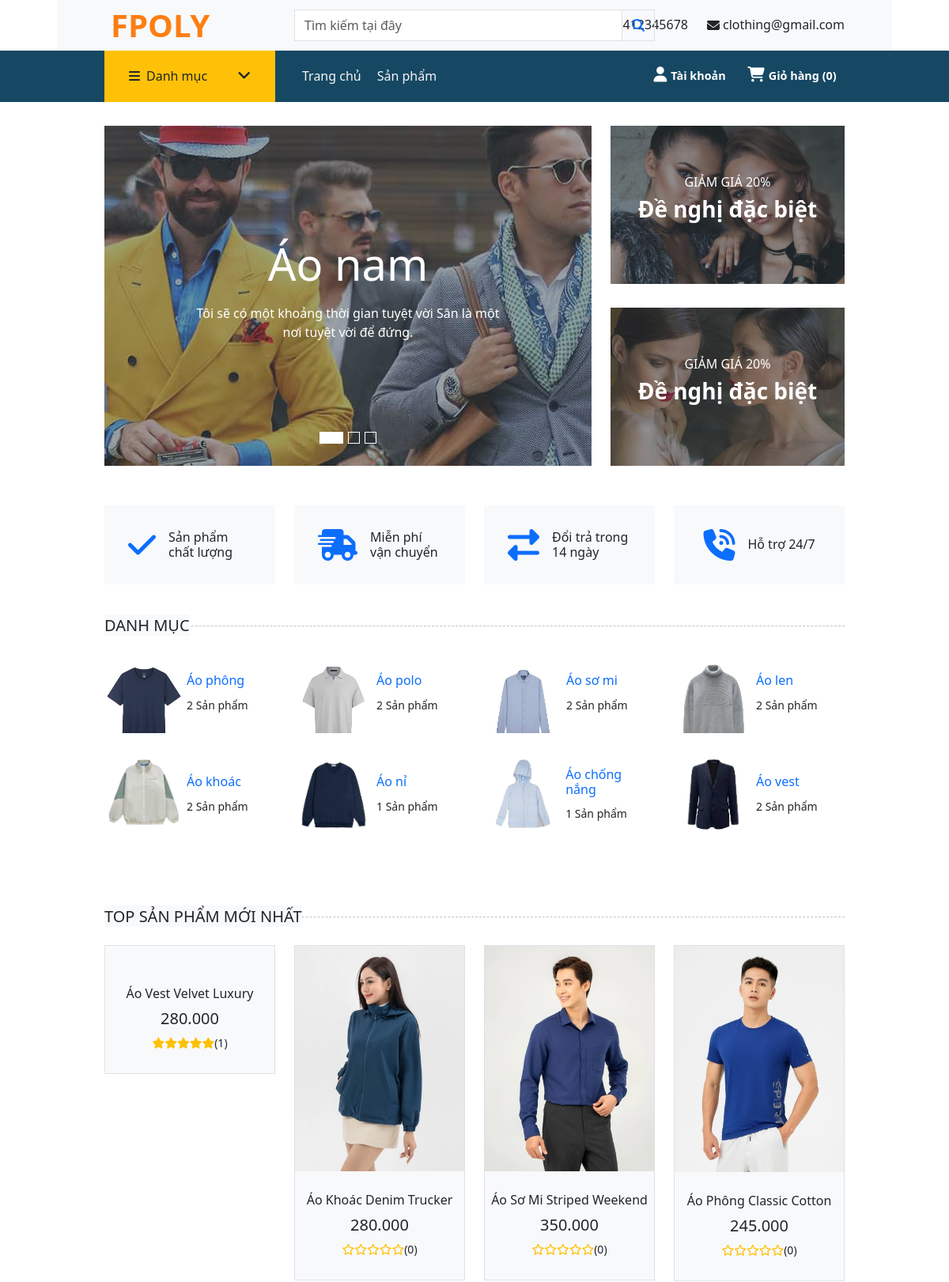
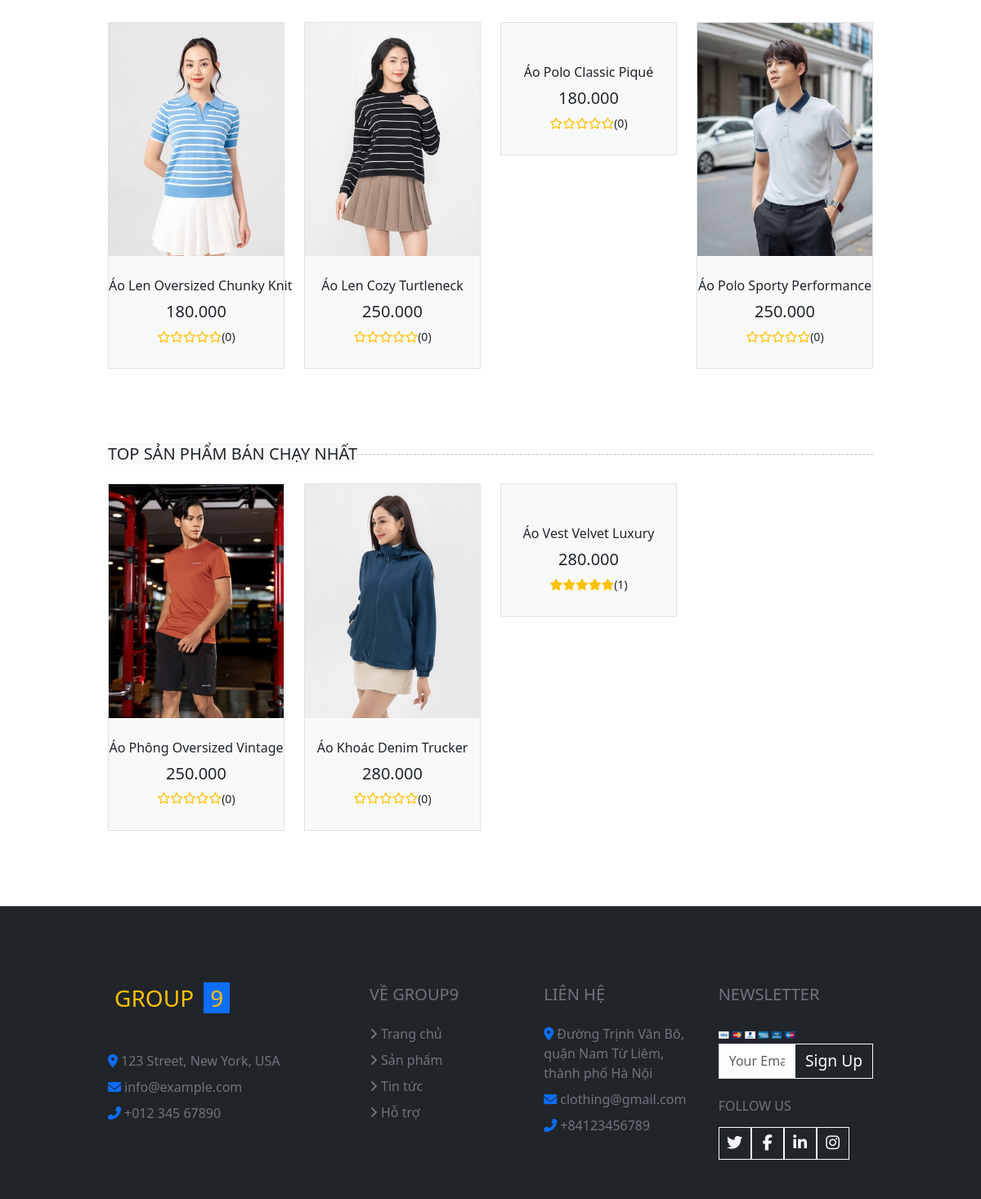
The page / on the database its author committed (2 pictures, top to bottom).
### tables this page shows
CREATE TABLE `categories` (
  `category_id` int(11) NOT NULL,
  `category_name` varchar(100) NOT NULL,
  `category_image` varchar(100) NOT NULL
);

CREATE TABLE `products` (
  `product_id` int(11) NOT NULL,
  `product_name` varchar(100) NOT NULL,
  `product_code` varchar(50) NOT NULL,
  `product_image` varchar(100) NOT NULL,
  `price` int(11) NOT NULL,
  `description` text NOT NULL,
  `view` int(11) NOT NULL DEFAULT 0,
  `product_role` int(1) NOT NULL DEFAULT 0,
  `category_id` int(11) NOT NULL
);

CREATE TABLE `cart` (
  `cart_id` int(11) NOT NULL,
  `quantity` int(11) NOT NULL,
  `user_id` int(11) NOT NULL,
  `variant_id` int(11) NOT NULL,
  `order_name` varchar(50) NOT NULL DEFAULT '0'
);

### model/pdo.php (called while the page is built, shortened)
<?php
function pdo_get_connection(){
    $servername = "localhost";
    $username = "root";
    $password = "";
    try {
        $conn = new PDO("mysql:host=$servername;dbname=nhom9_duan1", $username, $password);
        $conn->setAttribute(PDO::ATTR_ERRMODE, PDO::ERRMODE_EXCEPTION);
        return $conn;
    } catch(PDOException $e) {
        echo "Connection failed: " . $e->getMessage();
    }
}
function pdo_query($sql){
    $sql_args=array_slice(func_get_args(),1);
    try{
        $conn=pdo_get_connection();
        $stmt=$conn->prepare($sql);
        $stmt->execute($sql_args);
        $rows=$stmt->fetchAll();
        return $rows;
    }
    catch(PDOException $e){
        throw $e;
    }
    finally{
        unset($conn);
    }
}
function pdo_query_one($sql){
    $sql_args=array_slice(func_get_args(),1);
    try{
        $conn=pdo_get_connection();
        $stmt=$conn->prepare($sql);
        $stmt->execute($sql_args);
        $row=$stmt->fetch(PDO::FETCH_ASSOC);
        return $row;
    }
    catch(PDOException $e){
        throw $e;
    }
    finally{
        unset($conn);
    }
}
?>

### model/category.php (called while the page is built, shortened)
<?php
function listCategories() {
    $sql = "SELECT * FROM categories";
    return pdo_query($sql);
}

### global.php (called while the page is built, shortened)
<?php
$dirt = 'image/';

### model/product.php (called while the page is built, shortened)
<?php
function listProduct_new_home()
{
    $sql = "SELECT * FROM products
    WHERE  product_role = 0
    order by product_id desc limit 0,8";
    return pdo_query($sql);
}
function listProduct_sale_home()
{
    $sql = "SELECT *, COUNT(cart.quantity) AS soluong, (COUNT(cart.quantity) / products.view * 100) as tilemua
    FROM cart
    LEFT JOIN variants on cart.variant_id = variants.variant_id
    LEFT JOIN products on products.product_code = variants.product_code
    GROUP BY products.product_id
    ORDER BY soluong DESC limit 0,8";
    return pdo_query($sql);
}
function count_product($category_id)
{
    $sql = "SELECT COUNT(product_name) as quantityProduct
    FROM products
    WHERE category_id = '$category_id'
    GROUP BY category_id";
    return pdo_query_one($sql);
}

### model/comment.php (called while the page is built, shortened)
<?php
function select_avg_rate($product_id){
    $sql = "SELECT AVG(comments.star) as avg_star, COUNT(comments.star) as total_star
    FROM comments
    WHERE product_id = '$product_id' AND star > 0
    GROUP BY product_id";
    return pdo_query_one($sql);
}

### view/home.php (the view, shortened to what this page needs)
<div class="container-fluid mb-3">
    <div class="row px-xl-5">
        <div class="col-lg-8">
            <div id="header-carousel" class="carousel slide carousel-fade mb-30 mb-lg-0" data-ride="carousel">
                <ol class="carousel-indicators">
                    <li data-target="#header-carousel" data-slide-to="0" class="active"></li>
                    <li data-target="#header-carousel" data-slide-to="1"></li>
                    <li data-target="#header-carousel" data-slide-to="2"></li>
                </ol>
                <div class="carousel-inner">
                    <div class="carousel-item position-relative active" style="height: 430px;">
                        <img class="position-absolute w-100 h-100" src="img/carousel-1.jpg" style="object-fit: cover;">
                        <div class="carousel-caption d-flex flex-column align-items-center justify-content-center">
                            <div class="p-3" style="max-width: 700px;">
                                <h1 class="display-4 text-white mb-3 animate__animated animate__fadeInDown">Áo nam</h1>
                                <p class="mx-md-5 px-5 animate__animated animate__bounceIn">Tôi sẽ có một khoảng thời gian tuyệt vời
                                     Sân là một nơi tuyệt vời để đứng. </p>
                            </div>
                        </div>
                    </div>
                </div>
            </div>
        </div>
        <div class="col-lg-4">
            <div class="product-offer mb-30" style="height: 200px;">
                <img class="img-fluid" src="img/offer-1.jpg" alt="">
                <div class="offer-text">
                    <h6 class="text-white text-uppercase">Giảm giá 20%</h6>
                    <h3 class="text-white mb-3">Đề nghị đặc biệt</h3>
                </div>
            </div>
            <div class="product-offer mb-30" style="height: 200px;">
                <img class="img-fluid" src="img/offer-2.jpg" alt="">
                <div class="offer-text">
                    <h6 class="text-white text-uppercase">Giảm giá 20%</h6>
                    <h3 class="text-white mb-3">Đề nghị đặc biệt</h3>
                </div>
            </div>
        </div>
    </div>
</div>
<div class="container-fluid pt-1">
    <div class="row px-xl-5 pb-1">
        <div class="col-lg-3 col-md-6 col-sm-12 pb-1">
            <div class="d-flex align-items-center bg-light justify-content-center mb-4" style="padding: 30px;">
                <h1 class="fa fa-check text-primary m-0 mr-3"></h1>
                <h6 class="font-weight-semi-bold m-0 ps-3">Sản phẩm chất lượng</h6>
            </div>
        </div>
        <div class="col-lg-3 col-md-6 col-sm-12 pb-1">
            <div class="d-flex align-items-center bg-light justify-content-center mb-4" style="padding: 30px;">
                <h1 class="fa fa-shipping-fast text-primary m-0 mr-2"></h1>
                <h6 class="font-weight-semi-bold m-0 ps-3">Miễn phí vận chuyển</h6>
            </div>
        </div>
        <div class="col-lg-3 col-md-6 col-sm-12 pb-1">
            <div class="d-flex align-items-center bg-light justify-content-center mb-4" style="padding: 30px;">
                <h1 class="fas fa-exchange-alt text-primary m-0 mr-3"></h1>
                <h6 class="font-weight-semi-bold m-0 ps-3">Đổi trả trong 14 ngày</h6>
            </div>
        </div>
        <div class="col-lg-3 col-md-6 col-sm-12 pb-1">
            <div class="d-flex align-items-center bg-light justify-content-center mb-4" style="padding: 30px;">
                <h1 class="fa fa-phone-volume text-primary m-0 mr-3"></h1>
                <h6 class="font-weight-semi-bold m-0 ps-3">Hỗ trợ 24/7</h6>
            </div>
        </div>
    </div>
</div>
<div class="container-fluid pt-2">
    <h5 class="section-title position-relative text-uppercase mx-xl-5 mb-4">
        <span class="bg-light pr-3">Danh mục</span>
    </h5>
    <div class="row px-xl-5 pb-3">
        <?php
        foreach ($listCategories as $category) {
            extract($category);
            $quantityproduct = count_product($category_id);
        ?>
            <div class="col-lg-3 col-md-4 col-sm-6 pb-1">
                <a class="text-decoration-none" href="index.php?act=product&category_id=<?= $category_id ?>">
                    <div class="cat-item d-flex align-items-center mb-4">
                        <div class="overflow-hidden" style="width: 100px; height: 100px;">
                            <img class="img-fluid" src="<?= $dirt . 'categories/' . $category_image ?>" alt="">
                        </div>
                        <div class="flex-fill pl-3 ps-1">
                            <h6><?= $category_name ?></h6>
                            <small class="text-body"><?= $quantityproduct['quantityProduct'] ?> Sản phẩm</small>
                        </div>
                    </div>
                </a>
            </div>
        <?php } ?>
    </div>
</div>
<div class="container-fluid pt-5 pb-3">
    <div class="col-lg-12">
        <h5 class="section-title position-relative text-uppercase mx-xl-5 mb-4"><span class="bg-light pr-3">Top Sản
                phẩm mới nhất</span></h5>
        <div class="row px-xl-5">
            <?php foreach ($listProduct_new_home as $productNew) {
                extract($productNew);
                $rate = select_avg_rate($product_id);
                if (!empty($rate['avg_star']) && !empty($rate['total_star'])) {
                    $avg_star = $rate['avg_star'];
                    $total_star = $rate['total_star'];
                } else {
                    $avg_star = 0;
                    $total_star = 0;
                }
            ?>
                <div class="col-lg-3 col-md-4 col-sm-6 pb-1">
                    <div class="product-item bg-light mb-4 border">
                        <div class="product-img position-relative overflow-hidden">
                            <img class="img-fluid w-100" src="<?= $dirt . $product_image ?>" alt="">
                            <div class="product-action">
                            </div>
                        </div>
                        <div class="text-center py-4">
                            <a class="h6 text-decoration-none text-truncate" href="index.php?act=detailProduct&product_id=<?= $product_id ?>&product_code=<?= $product_code ?>"><?= $product_name ?></a>
                            <div class="d-flex align-items-center justify-content-center mt-2">
                                <h5><?= number_format($price, 0, ',', '.'); ?></h5>
                            </div>
                            <div class="d-flex align-items-center justify-content-center mb-1">
                                <?php if ($avg_star < 1) { ?>
                                    <small class="far fa-star text-warning mr-1"></small>
                                    <small class="far fa-star text-warning mr-1"></small>
                                    <small class="far fa-star text-warning mr-1"></small>
                                    <small class="far fa-star text-warning mr-1"></small>
                                    <small class="far fa-star text-warning mr-1"></small>
                                <?php } else { ?>
                                    <small class="fa fa-star text-warning mr-1"></small>
                                    <small class="fa fa-star text-warning mr-1"></small>
                                    <small class="fa fa-star text-warning mr-1"></small>
                                    <small class="fa fa-star text-warning mr-1"></small>
                                    <small class="fa fa-star text-warning mr-1"></small>
                                <?php } ?>
                                <small>(<?= $total_star ?>)</small>
                            </div>
                        </div>
                    </div>
                </div>
            <?php } ?>
        </div>
    </div>
</div>
<div class="container-fluid pt-5 pb-3">
    <div class="col-lg-12">
        <h5 class="section-title position-relative text-uppercase mx-xl-5 mb-4"><span class="bg-light pr-3">Top Sản
                phẩm
                bán chạy nhất</span></h5>
        <div class="row px-xl-5">
            <?php foreach ($listProduct_sale_home as $productView) {
                extract($productView);
                $rate = select_avg_rate($product_id);
                if (!empty($rate['avg_star']) && !empty($rate['total_star'])) {
                    $avg_star = $rate['avg_star'];
                    $total_star = $rate['total_star'];
                } else {
                    $avg_star = 0;
                    $total_star = 0;
                }
            ?>
                <div class="col-lg-3 col-md-4 col-sm-6 pb-1">
                    <div class="product-item bg-light mb-4 border">
                        <div class="product-img position-relative overflow-hidden">
                            <img class="img-fluid w-100" src="<?= $dirt . $product_image ?>" alt="">
                            <div class="product-action">
                            </div>
                        </div>
                        <div class="text-center py-4">
                            <a class="h6 text-decoration-none text-truncate" href="index.php?act=detailProduct&product_id=<?= $product_id ?>&product_id=<?= $product_id ?>"><?= $product_name ?></a>
                            <div class="d-flex align-items-center justify-content-center mt-2">
                                <h5><?= number_format($price, 0, ',', '.'); ?></h5>
                            </div>
                            <div class="d-flex align-items-center justify-content-center mb-1">
                                <?php if ($avg_star < 1) { ?>
                                    <small class="far fa-star text-warning mr-1"></small>
                                    <small class="far fa-star text-warning mr-1"></small>
                                    <small class="far fa-star text-warning mr-1"></small>
                                    <small class="far fa-star text-warning mr-1"></small>
                                    <small class="far fa-star text-warning mr-1"></small>
                                <?php } else { ?>
                                    <small class="fa fa-star text-warning mr-1"></small>
                                    <small class="fa fa-star text-warning mr-1"></small>
                                    <small class="fa fa-star text-warning mr-1"></small>
                                    <small class="fa fa-star text-warning mr-1"></small>
                                    <small class="fa fa-star text-warning mr-1"></small>
                                <?php } ?>
                                <small>(<?= $total_star ?>)</small>
                            </div>
                        </div>
                    </div>
                </div>
            <?php } ?>
        </div>
    </div>
</div>

### rows shown on the page
categories: category_image (picture), category_name "Áo phông", quantityProduct "2"
categories: category_image (picture), category_name "Áo polo", quantityProduct "2"
categories: category_image (picture), category_name "Áo sơ mi", quantityProduct "2"
categories: category_image (picture), category_name "Áo len", quantityProduct "2"
categories: category_image (picture), category_name "Áo khoác", quantityProduct "2"
categories: category_image (picture), category_name "Áo nỉ", quantityProduct "1"
categories: category_image (picture), category_name "Áo chống nắng", quantityProduct "1"
categories: category_image (picture), category_name "Áo vest", quantityProduct "2"
products: product_name "Áo Vest Velvet Luxury", price "280.000", total_star "1"
products: product_image (picture), product_name "Áo Khoác Denim Trucker", price "280.000", total_star "0"
products: product_image (picture), product_name "Áo Sơ Mi Striped Weekend", price "350.000", total_star "0"
products: product_image (picture), product_name "Áo Phông Classic Cotton", price "245.000", total_star "0"
products: product_image (picture), product_name "Áo Len Oversized Chunky Knit", price "180.000", total_star "0"
products: product_image (picture), product_name "Áo Len Cozy Turtleneck", price "250.000", total_star "0"
products: product_name "Áo Polo Classic Piqué", price "180.000", total_star "0"
products: product_image (picture), product_name "Áo Polo Sporty Performance", price "250.000", total_star "0"
cart: products.product_image (picture), products.product_name "Áo Phông Oversized Vintage", products.price "250.000", total_star "0"
cart: products.product_image (picture), products.product_name "Áo Khoác Denim Trucker", products.price "280.000", total_star "0"
cart: products.product_name "Áo Vest Velvet Luxury", products.price "280.000", total_star "1"

### other values the page prints
$count_cart "0"
